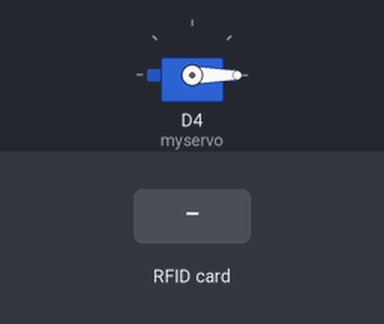
The sketch below on a simulated ESP8266 (NodeMCU). On the bench: servo. The inputs (shaded band) are chosen by the test bench. WiFi joins after 1.5 s; servers stay silent unless stated; web services answer with replies made up by the test bench; what the sketch prints to the serial monitor is not drawn.

Above: at 2.7 s.
2.8 s: RFID card 73 BE 6F 1A held to the reader
At 3.5 s:
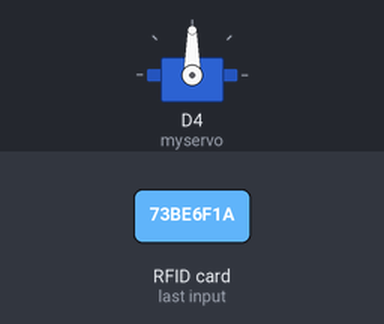
Timing chart, 0 to 5.8 s (numbered marks = the images above; inputs shaded):
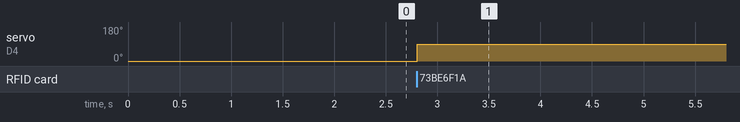

The sketch:

Door_lock.ino
```cpp
#include <SPI.h>
#include <MFRC522.h>
#include <Servo.h>
#include "ESP8266WiFi.h"


const char* ssid = "your ssid"; //Enter SSID

const char* password = "password"; //Enter Password
const char* host = "api.pushingbox.com";
const char* devid = "your device id got from pushing box";

int value = 0;
int servo_angle=0;

Servo myservo;

#define rst D3
#define ss D2

#define RST_PIN         rst          // Configurable, see typical pin layout above
#define SS_PIN          ss         // Configurable, see typical pin layout above

#define motor D4


MFRC522 mfrc522(SS_PIN, RST_PIN);  // Create MFRC522 instance


byte accessUID[12] ={0x73, 0xBE ,0x6F, 0x1A};


void setup() {
	Serial.begin(9600);		// Initialize serial communications with the PC
	while (!Serial);		// Do nothing if no serial port is opened (added for Arduinos based on ATMEGA32U4)
	SPI.begin();			// Init SPI bus
	mfrc522.PCD_Init();		// Init MFRC522
	delay(4);				// Optional delay. Some board do need more time after init to be ready, see Readme
	mfrc522.PCD_DumpVersionToSerial();	// Show details of PCD - MFRC522 Card Reader details
  myservo.attach(2,500,2400);
  myservo.write(0);

  WiFi.begin(ssid, password);
  while (WiFi.status() != WL_CONNECTED)
  {
  delay(500);
  Serial.print("*");
  }

  Serial.println("");
  Serial.println("WiFi connection Successful");
  Serial.print("The IP Address of ESP8266 Module is: ");
  Serial.print(WiFi.localIP());// Print the IP address

}

void loop() {

	// Reset the loop if no new card present on the sensor/reader. This saves the entire process when idle.
	if ( ! mfrc522.PICC_IsNewCardPresent()) {
		return;
	}

	// Select one of the cards
	if ( ! mfrc522.PICC_ReadCardSerial()) {
		return;
	}

	// Dump debug info about the card; PICC_HaltA() is automatically called
if((mfrc522.uid.uidByte[0] == accessUID[0] && mfrc522.uid.uidByte[1] == accessUID[1] && mfrc522.uid.uidByte[2] == accessUID[2] && mfrc522.uid.uidByte[3] == accessUID[3])){
  if(servo_angle==90){
    myservo.write(0);
    servo_angle=0;
  }
  else{
    myservo.write(90);
    servo_angle=90;
  }


    Serial.print("connecting to ");
    Serial.println(host);


    // Use WiFiClient class to create TCP connections
    WiFiClient client;
    const int httpPort = 80;
    if (!client.connect(host, httpPort)) {
        Serial.println("connection failed");
        return;
    }


    // We now create a URI for the request
    String url = "/pushingbox";
    url += "?devid=";
    url += devid;

    Serial.print("Requesting URL: ");
    Serial.println(url);


    // This will send the request to the server
    client.print(String("GET ") + url + " HTTP/1.1\r\n" +
                 "Host: " + host + "\r\n" +
                 "Connection: close\r\n\r\n");
    unsigned long timeout = millis();
    while (client.available() == 0) {
        if (millis() - timeout > 5000) {
            Serial.println(">>> Client Timeout !");
            client.stop();
            return;
        }
    }


    // Read all the lines of the reply from server and print them to Serial
    while(client.available()) {
        String line = client.readStringUntil('\r');
        Serial.print(line);
    }


    Serial.println();
    Serial.println("closing connection");

  }

mfrc522.PICC_HaltA();


}
```

Measured:
- after the input at 2.8 s, servo on D4 (myservo): 0° → 90° at once
